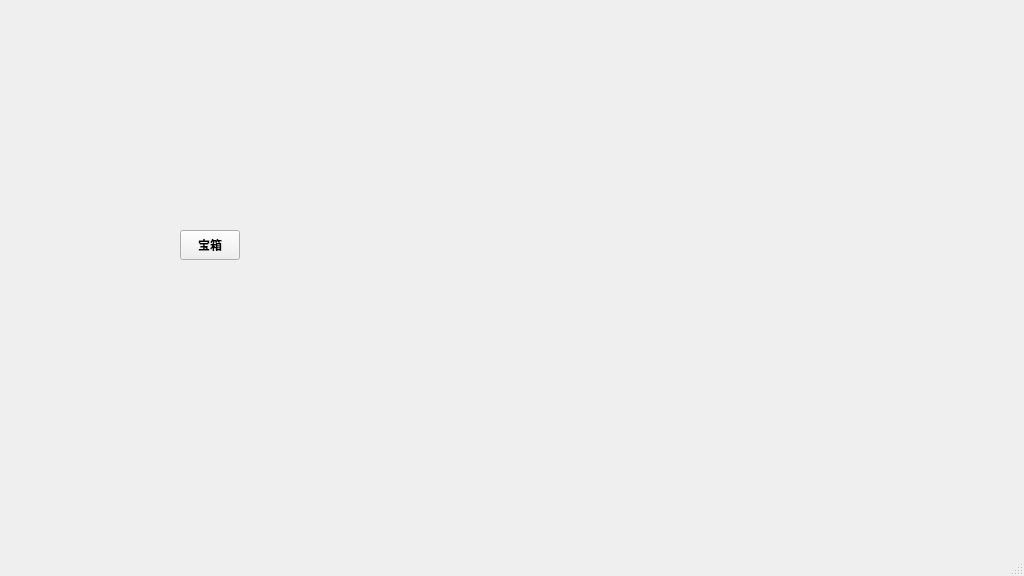
<?xml version="1.0" encoding="UTF-8"?>
<ui version="4.0">
 <class>fire</class>
 <widget class="QMainWindow" name="fire">
  <property name="geometry">
   <rect>
    <x>0</x>
    <y>0</y>
    <width>1024</width>
    <height>576</height>
   </rect>
  </property>
  <property name="windowTitle">
   <string>MainWindow</string>
  </property>
  <widget class="QWidget" name="centralwidget">
   <widget class="QWidget" name="box" native="true">
    <property name="geometry">
     <rect>
      <x>160</x>
      <y>280</y>
      <width>101</width>
      <height>101</height>
     </rect>
    </property>
   </widget>
   <widget class="QPushButton" name="boxButton">
    <property name="geometry">
     <rect>
      <x>180</x>
      <y>230</y>
      <width>60</width>
      <height>30</height>
     </rect>
    </property>
    <property name="font">
     <font>
      <bold>true</bold>
     </font>
    </property>
    <property name="text">
     <string>宝箱</string>
    </property>
   </widget>
  </widget>
  <widget class="QMenuBar" name="menubar">
   <property name="geometry">
    <rect>
     <x>0</x>
     <y>0</y>
     <width>1024</width>
     <height>25</height>
    </rect>
   </property>
  </widget>
  <widget class="QStatusBar" name="statusbar"/>
 </widget>
 <resources/>
 <connections/>
</ui>
